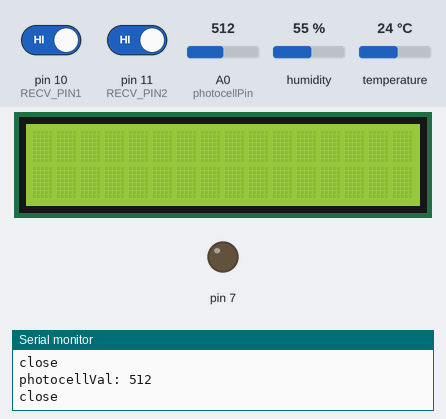
A sketch run on a simulated Arduino Uno, built with avr-gcc and run on an emulated ATmega328P. Shown: 16×2 character LCD, output pins drawn as LEDs (lit = HIGH), the last lines printed to the serial monitor. The test bench sets the inputs (shaded band); at power-on: A0 (photocellPin) = 512, pin 10 (RECV_PIN1) HIGH, pin 11 (RECV_PIN2) HIGH, humidity 55 %, temperature 24 °C.

Above: at 5.2 s.
5.3 s: A0 (photocellPin) set to 412
6.8 s: A0 (photocellPin) set to 388
At 7.4 s:
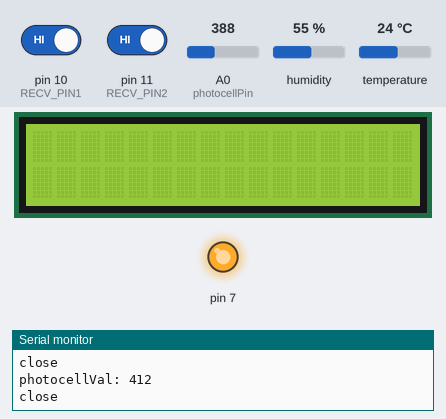
8.5 s: A0 (photocellPin) set to 410
At 9.8 s:
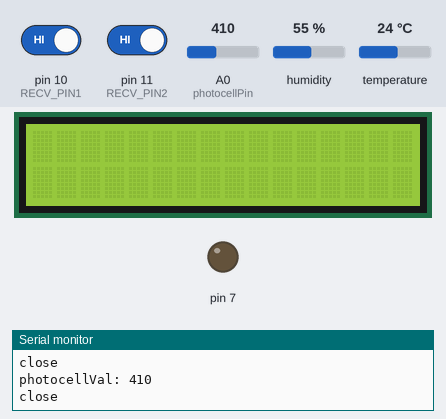
10.1 s: A0 (photocellPin) set to 390
At 11.2 s:
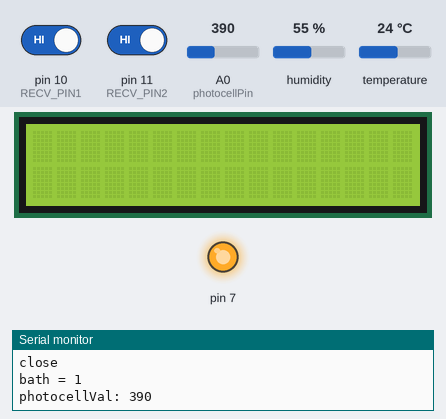
11.6 s: pin 10 (RECV_PIN1) driven LOW and pin 11 (RECV_PIN2) driven LOW
At 12.6 s:
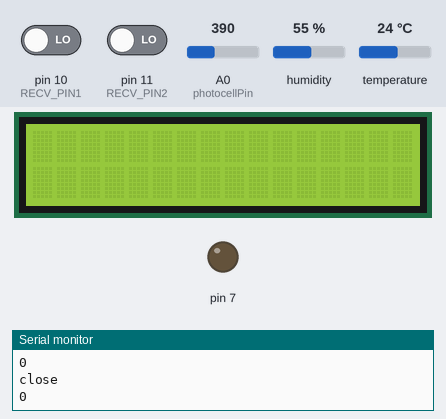
Timing chart, 0 to 14.6 s (numbered marks = the images above; inputs shaded):
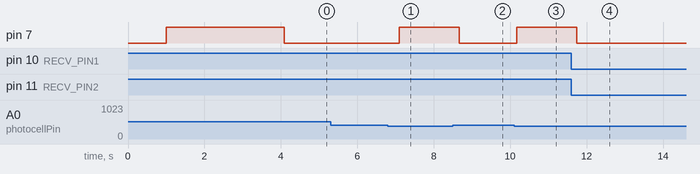

The sketch:

auto_light_sensor_photocell.ino
```cpp
#include <dht.h>
#include <Wire.h>  // Arduino IDE 內建
#include <LiquidCrystal_I2C.h>
LiquidCrystal_I2C lcd(0x27, 2, 1, 0, 4, 5, 6, 7, 3, POSITIVE);  // 設定 LCD I2C 位址
#define dht_dpin A0 //定義訊號要從Pin A0 進來
dht DHT;

int i=0, y=0, x=1;
int sensor1;
int sensor2;
const int RECV_PIN1 = 10;
const int RECV_PIN2 = 11;
const int fan=7;
double sensorValue;
const byte ledPin = 13;
int photocellPin = 0;

void setup(){

Serial.begin(9600);
delay(300);             //Let system settle
Serial.println("Humidity and temperature\n\n");
delay(700);             //Wait rest of 1000ms recommended delay before
                        //accessing sensor
pinMode(RECV_PIN1, INPUT);
pinMode(RECV_PIN2, INPUT);
pinMode(7, OUTPUT);
digitalWrite(7, HIGH); //close
//digitalWrite(7, LOW); //open
delay(3000);
lcd.begin(16, 2);  // 設定LCD有2列16欄
lcd.backlight();
}

void loop(){
DHT.read11(dht_dpin);   //去library裡面找DHT.read11
sensor1 = 0;
sensor2 = 0;
sensor2 = digitalRead(RECV_PIN1);
sensor1 = digitalRead(RECV_PIN2);
Serial.print("bath = ");
Serial.println(sensor1);
Serial.print("photocellVal: ");
Serial.println(analogRead(photocellPin));
while (digitalRead(RECV_PIN2) == 0 && digitalRead(RECV_PIN1) == 0) {
   Serial.println("close");
   Serial.println(sensor1);
   digitalWrite(ledPin,LOW);
   digitalWrite(7, LOW);
   i=0;
   delay(500);
  }
while (analogRead(photocellPin) > 400) {
  Serial.print("photocellVal: ");
  Serial.println(analogRead(photocellPin));
  Serial.println("close");
  digitalWrite(ledPin,LOW);
  digitalWrite(7, LOW);
  delay(500);
  }
digitalWrite(ledPin,HIGH);
digitalWrite(7, HIGH);
delay(500);
}
```

Measured:
- the behaviour switches between 401 and 400 on A0 (photocellPin) (found by bisection; images 0 and 1)
- after the input at 6.8 s, pin 7: LOW → HIGH after 0.29 s
- after the input at 8.5 s, pin 7: HIGH → LOW after 0.16 s
- after the input at 10.1 s, pin 7: LOW → HIGH after 0.07 s
- after the input at 11.6 s, pin 7: HIGH → LOW after 0.14 s
